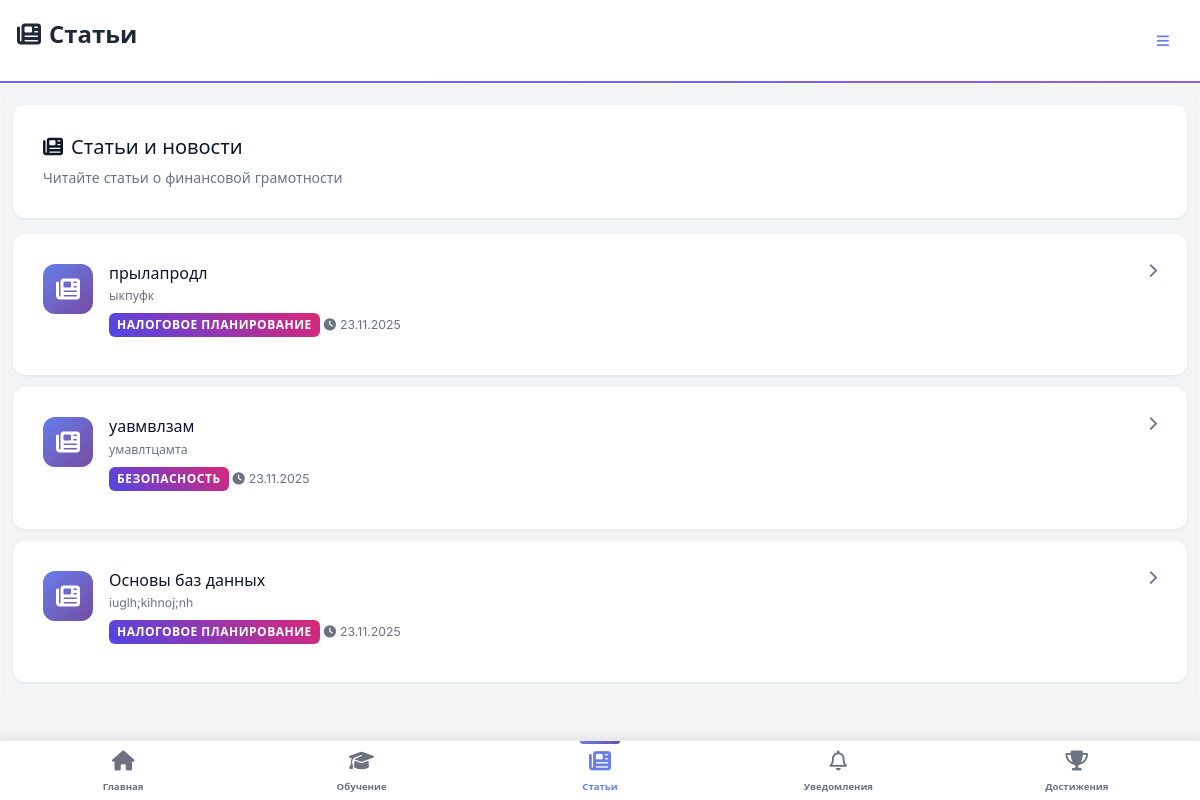
The app's page /articles/ (signed in) with its own data.
### game/models.py (models this page shows, shortened)
class Article(models.Model):
    title = models.CharField(max_length=200)
    content = models.TextField()
    topic = models.ForeignKey(Topic, on_delete=models.CASCADE)
    created_at = models.DateTimeField(auto_now_add=True)

class Topic(models.Model):
    MAIN_CATEGORIES = [
        ('basics', 'Основы финансов'),
        ('security', 'Безопасность'),
        ('investments', 'Инвестиции'),
        ('planning', 'Планирование'),
    ]
    name = models.CharField(max_length=100, unique=True)
    description = models.TextField(blank=True)
    icon = models.CharField(max_length=50, default="fa-graduation-cap")  # для иконок (Font Awesome)
    main_category = models.CharField(max_length=20, choices=MAIN_CATEGORIES, default='basics')
    order_in_category = models.PositiveIntegerField(default=1)
    is_active = models.BooleanField(default=True)
    is_subcategory = models.BooleanField(default=False)
    parent_category = models.ForeignKey('self', on_delete=models.CASCADE, null=True, blank=True)
    class Meta:
        ordering = ['main_category', 'order_in_category']

### game/views.py (the view)
# urls.py: path('articles/', views.media, name='articles'),                   # /articles/
@login_required
def media(request):
    try:
        articles = Article.objects.select_related('topic').order_by('-created_at')
    except Exception as e:
        articles = []
    return render(request, 'game/media.html', {'articles': articles})

### accounts/models.py (called while the page is built)
    def get_avatar_display(self):
        if self.avatar:
            return self.avatar.url
        elif self.default_avatar:
            return f"/static/avatars/default/{self.default_avatar}.svg"
        else:
            return None

### game/context_processors.py (called while the page is built)
def notifications_context(request):
    try:
        if request.user.is_authenticated:
            return {
                'unread_notifications_count': Notification.objects.filter(
                    user=request.user,
                    is_read=False
                ).count()
            }
    except Exception:
        pass
    return {'unread_notifications_count': 0}

def mobile_view_context(request):
    user_agent = request.META.get('HTTP_USER_AGENT', '').lower()
    mobile_keywords = [
        'mobile', 'android', 'iphone', 'ipod', 'ipad',
        'blackberry', 'windows phone', 'webos', 'opera mini',
        'iemobile', 'mobile safari'
    ]
    is_mobile = any(keyword in user_agent for keyword in mobile_keywords)
    if 'force_mobile_view' in request.session:
        is_mobile = request.session['force_mobile_view']
    return {
        'mobile_view': is_mobile
    }

def achievements_context(request):
    if request.user.is_authenticated:
        user_achievements = UserAchievement.objects.filter(
            user=request.user
        ).select_related('achievement').order_by('-earned_at')[:10]
        achievements_list = []
        for ua in user_achievements:
            achievements_list.append({
                'achievement': ua.achievement,
                'earned_at': ua.earned_at
            })
        return {
            'mobile_achievements': achievements_list,
            'mobile_achievements_count': UserAchievement.objects.filter(user=request.user).count()
        }
    return {
        'mobile_achievements': [],
        'mobile_achievements_count': 0
    }

### templates/game/media.html (shortened to what this page needs)
{% extends 'base.html' %}
{% block page_title %}<i class="fa-solid fa-newspaper me-2"></i>Статьи{% endblock %}
{% block content %}
<div class="articles-header mb-4 fade-in">
  <div class="card">
    <div class="card-body">
      <h5 class="mb-2"><i class="fa-solid fa-newspaper me-2"></i>Статьи и новости</h5>
      <p class="text-muted small mb-0">Читайте статьи о финансовой грамотности</p>
    </div>
  </div>
</div>
{% if articles %}
<div class="articles-list mb-4">
  {% for article in articles %}
    <a href="{% url 'article_detail' article.id %}" class="card mb-3 article-card-link haptic-light slide-in-up" style="text-decoration: none; color: inherit;">
      <div class="card-body">
        <div class="d-flex align-items-start mb-2">
          <div class="article-icon-wrapper me-3">
            <i class="fa-solid fa-newspaper"></i>
          </div>
          <div class="flex-grow-1">
            <div class="d-flex justify-content-between align-items-start mb-1">
              <h6 class="mb-0">{{ article.title }}</h6>
              <i class="fa-solid fa-chevron-right ms-2 text-muted" style="font-size: 0.9rem;"></i>
            </div>
            <small class="text-muted d-block mb-2">{{ article.content|striptags|truncatewords:15 }}</small>
            <div class="d-flex flex-wrap gap-1 align-items-center">
              <span class="badge bg-primary">{{ article.topic.name }}</span>
              <small class="text-muted">
                <i class="fa-solid fa-clock me-1"></i>{{ article.created_at|date:"d.m.Y" }}
              </small>
            </div>
          </div>
        </div>
      </div>
    </a>
  {% endfor %}
</div>
{% endif %}
{% endblock %}

### static/css/finquest.css (style rules this page uses)
:root { --game-primary: #4f46e5; --game-secondary: #db2777; --game-accent: #d97706; --game-success: #059669; --game-danger: #dc2626; --game-dark: #111827; --game-surface: #f8fafc; --game-text: #0f172a; }
body { font-family: 'Inter', system-ui, -apple-system, Segoe UI, Roboto, sans-serif; color: var(--game-text); background: linear-gradient(135deg, #0f0f23 0%, #1a1a3e 25%, #2d1b69 50%, #1a1a3e 75%, #0f0f23 100%); min-height: 100vh; background-attachment: fixed; position: relative; overflow-x: hidden; }
body::before { content: ''; position: fixed; top: 0; left: 0; width: 100%; height: 100%; background: radial-gradient(circle at 20% 80%, rgba(120, 119, 198, 0.3) 0%, transparent 50%), radial-gradient(circle at 80% 20%, rgba(255, 119, 198, 0.3) 0%, transparent 50%), radial-gradient(circle at 40% 40%, rgba(120, 219, 255, 0.2) 0%, transparent 50%); animation: backgroundShift 20s ease-in-out infinite; z-index: -1; }
.card { border: none; background: linear-gradient(135deg, rgba(255,255,255,0.98) 0%, rgba(255,255,255,0.92) 100%); backdrop-filter: blur(20px); border-radius: 16px; box-shadow: 0 8px 32px rgba(0,0,0,0.2), 0 0 40px rgba(120, 119, 198, 0.15), inset 0 1px 0 rgba(255,255,255,0.2); border: 1px solid rgba(255,255,255,0.4); transition: all 0.3s ease; position: relative; overflow: hidden; color: var(--game-text); }
.card::before { content: ''; position: absolute; top: 0; left: -100%; width: 100%; height: 100%; background: linear-gradient(90deg, transparent, rgba(255,255,255,0.4), transparent); transition: left 0.6s ease; z-index: 1; }
.badge { border-radius: 20px; padding: 8px 16px; font-weight: 600; text-transform: uppercase; letter-spacing: 0.5px; font-size: 0.75rem; }
.badge.bg-primary { background: linear-gradient(45deg, var(--game-primary), var(--game-secondary)) !important; }

### static/css/mobile.css (style rules this page uses)
body.mobile-view { max-width: 100%; margin: 0 auto; padding: 0; background: #f3f4f6; background-attachment: fixed; font-size: 14px; line-height: 1.5; -webkit-font-smoothing: antialiased; -moz-osx-font-smoothing: grayscale; overflow-x: hidden; position: relative; }
body.mobile-view::before { display: none; }
body.mobile-view * { box-sizing: border-box; }
body.mobile-view .card, body.mobile-view .card-body, body.mobile-view .main-category-card, body.mobile-view .category-card, body.mobile-view .topic-card { width: 100%; max-width: 100%; box-sizing: border-box; }
body.mobile-view .d-flex { flex-wrap: wrap; }
body.mobile-view .card-body { padding: 0.875rem; }
body.mobile-view .badge { font-size: 0.75rem; padding: 0.375rem 0.5rem; white-space: nowrap; }
body.mobile-view .align-items-center { align-items: center !important; }
body.mobile-view { overflow-x: hidden; width: 100%; }
body.mobile-view .card { border-radius: 12px; margin-bottom: 0.75rem; padding: 0.875rem; box-shadow: 0 2px 8px rgba(0, 0, 0, 0.1); border: none; }
body.mobile-view p { font-size: 0.875rem; line-height: 1.5; margin-bottom: 0.75rem; }
body.mobile-view .badge { font-size: 0.75rem; padding: 0.375rem 0.5rem; border-radius: 6px; font-weight: 600; }
body.mobile-view .mb-3 { margin-bottom: 0.75rem !important; }
body.mobile-view .mb-4 { margin-bottom: 1rem !important; }
body.mobile-view * { -webkit-tap-highlight-color: rgba(102, 126, 234, 0.2); }
body.mobile-view .btn, body.mobile-view .card, body.mobile-view .answer-option { -webkit-touch-callout: none; -webkit-user-select: none; user-select: none; }
body.mobile-view { scroll-behavior: smooth; -webkit-overflow-scrolling: touch; }
body.mobile-view * { will-change: auto; }
body.mobile-view .card { background: white; border-radius: 12px; box-shadow: 0 1px 3px rgba(0, 0, 0, 0.08); border: none; margin-bottom: 0.75rem; }
body.mobile-view .card-body { padding: 1rem; overflow: visible; }
body.mobile-view .text-muted { color: #6b7280 !important; }
body.mobile-view { padding-bottom: 80px; }
body.mobile-view .card, body.mobile-view .category-card, body.mobile-view .topic-card, body.mobile-view .main-category-card { cursor: pointer; -webkit-tap-highlight-color: rgba(102, 126, 234, 0.1); transition: all 0.2s ease; }
body.mobile-view { -ms-overflow-style: none; scrollbar-width: none; }

### static/css/mobile-app.css (style rules this page uses)
body.mobile-view * { -webkit-font-smoothing: antialiased; -moz-osx-font-smoothing: grayscale; }
body.mobile-view { scroll-behavior: smooth; -webkit-overflow-scrolling: touch; }
.fade-in { animation: fadeIn 0.3s ease; }

### templates/base.html (style rules this page uses)
body { padding-bottom: 0; }

### records on screen
Article: title "прылапродл", content "ыкпуфк", topic.name "НАЛОГОВОЕ ПЛАНИРОВАНИЕ", created_at "23.11.2025"
Article: title "уавмвлзам", content "умавлтцамта", topic.name "БЕЗОПАСНОСТЬ", created_at "23.11.2025"
Article: title "Основы баз данных", content "iuglh;kihnoj;nh", topic.name "НАЛОГОВОЕ ПЛАНИРОВАНИЕ", created_at "23.11.2025"
